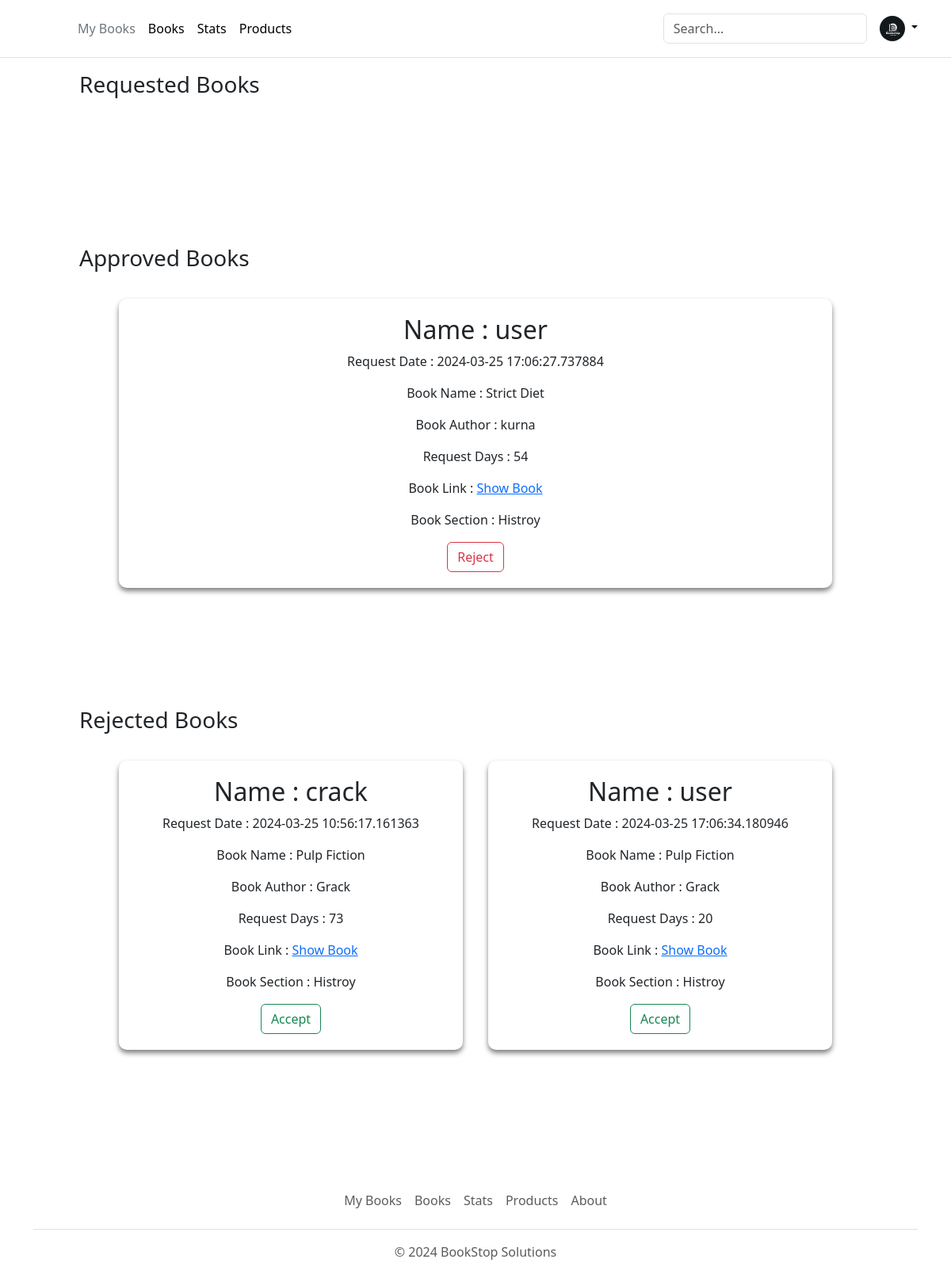
The app's page /requestedBooks with its own data.
### app.py (models this page shows)
class BookIssue(db.Model):
    __tablename__ = 'BookIssue'
    IssueId = db.Column(db.Integer, autoincrement=True, primary_key=True)
    UserId = db.Column(db.Integer, db.ForeignKey(User.UserId), nullable=False)
    BookId = db.Column(db.Integer, db.ForeignKey(Books.BookId), nullable=False)
    SectionId = db.Column(db.Integer, db.ForeignKey(Section.SectionId), nullable=False)
    RequestDate = db.Column(db.DateTime, nullable=False, default=datetime.datetime.utcnow)
    Days = db.Column(db.Integer, nullable=False)
    IssueDate = db.Column(db.String)
    IssueStatus = db.Column(db.String, nullable=False)
    LastIssueStatusDate = db.Column(db.String)

### app.py (the view, shortened to what this page needs)
@app.route("/requestedBooks", methods=["GET","POST"])
def requestedBooks():
    BookIssueMergeTable = BookIssueMerge.query.filter(
        BookIssueMerge.Section_Title.isnot(None),
        BookIssueMerge.Author.isnot(None),
        BookIssueMerge.Book_Title.isnot(None),
        BookIssueMerge.IssueStatus == "requested",
        BookIssueMerge.UserName.isnot(None)).all()
    ApprovedBookIssueMergeTable = BookIssueMerge.query.filter(
        BookIssueMerge.Section_Title.isnot(None),
        BookIssueMerge.Author.isnot(None),
        BookIssueMerge.Book_Title.isnot(None),
        BookIssueMerge.IssueStatus == "Approved",
        BookIssueMerge.UserName.isnot(None)).all()
    RejectedBookIssueMergeTable = BookIssueMerge.query.filter(
        BookIssueMerge.Section_Title.isnot(None),
        BookIssueMerge.Author.isnot(None),
        BookIssueMerge.Book_Title.isnot(None),
        BookIssueMerge.IssueStatus == "Rejected",
        BookIssueMerge.UserName.isnot(None)).all()
    return render_template("requestBooks.html", books=BookIssueMergeTable, approvedBooks = ApprovedBookIssueMergeTable, rejectedBooks = RejectedBookIssueMergeTable)

### templates/requestBooks.html (shortened to what this page needs)
<!DOCTYPE html>
<html lang="en">
  <head>
    <link rel="stylesheet" href="/static/add-section.css" />
    {% include 'bootstrap.html' %}
  </head>
  <body>
    <div>
      {% include 'header.html' %}
      <div>
        <h3 class="firstHeading">Requested Books</h3>
        <div class="main-container">
        </div>
        <h3>Approved Books</h3>
        <div class="main-container">
          {% for book in approvedBooks %}
          <div class="section-container" id="1">
            <h2>Name : {{book.UserName}}</h2>
            <p>Request Date : {{book.RequestDate}}</p>
            <p>Book Name : {{book.Book_Title}}</p>
            <p>Book Author : {{book.Author}}</p>
            <p>Request Days : {{book.Days}}</p>
            <p>
              Book Link :
              <a href="{{ url_for('download_book', filename=book.Book_Link) }}"
                >Show Book</a
              >
            </p>
            <div>
              <p>Book Section : {{book.Section_Title}}</p>
            </div>
            <form
              action="/requestedBooks"
              method="post"
              style="display: inline"
            >
              <button type="submit" class="btn btn-outline-danger">
                Reject
              </button>
            </form>
          </div>
          {% endfor %}
        </div>
        <h3>Rejected Books</h3>
        <div class="main-container">
          {% for book in rejectedBooks %}
          <div class="section-container" id="1">
            <h2>Name : {{book.UserName}}</h2>
            <p>Request Date : {{book.RequestDate}}</p>
            <p>Book Name : {{book.Book_Title}}</p>
            <p>Book Author : {{book.Author}}</p>
            <p>Request Days : {{book.Days}}</p>
            <p>
              Book Link :
              <a href="{{ url_for('download_book', filename=book.Book_Link) }}"
                >Show Book</a
              >
            </p>
            <div>
              <p>Book Section : {{book.Section_Title}}</p>
            </div>
            <form
              action="/requestedBooks"
              method="post"
              style="display: inline"
            >
              <button type="submit" class="btn btn-outline-success">
                Accept
              </button>
            </form>
          </div>
          {% endfor %}
        </div>
        {% include 'footer.html' %}
      </div>
    </div>
  </body>
</html>

### static/add-section.css (style rules this page uses)
body { background-color: #2d2a2e; margin: 0; }
.main-container { display: flex; flex-wrap: wrap; padding: 130px; align-items: flex-start; gap: 2em; margin: 20px; }
.section-container { background-color: rgba(255, 255, 255, 0.1); backdrop-filter: blur(10px); border-radius: 10px; padding: 20px 20px; box-shadow: 0 4px 6px rgba(0, 0, 0, 0.5); text-align: center; width: 20%; flex-grow: 1; }
.firstHeading { padding-top: 90px; padding-left: 100px; margin-bottom: -115px !important; }
h3 { padding-left: 100px; margin-bottom: -115px !important; }

### records on screen
BookIssue: UserName "user", RequestDate "2024-03-25 17:06:27.737884", Book_Title "Strict Diet", Author "kurna", Days "54", Section_Title "Histroy"
BookIssue: UserName "crack", RequestDate "2024-03-25 10:56:17.161363", Book_Title "Pulp Fiction", Author "Grack", Days "73", Section_Title "Histroy"
BookIssue: UserName "user", RequestDate "2024-03-25 17:06:34.180946", Book_Title "Pulp Fiction", Author "Grack", Days "20", Section_Title "Histroy"
